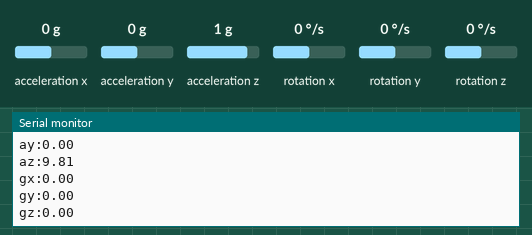
Recording of a sketch running on a simulated Arduino Uno, built with avr-gcc and run on an emulated ATmega328P. Shown: the last lines printed to the serial monitor. The test bench sets the inputs (shaded band); at power-on: acceleration x 0 g, acceleration y 0 g, acceleration z 1 g, rotation x 0 °/s, rotation y 0 °/s, rotation z 0 °/s.

Above: at 1.2 s.
1.3 s: acceleration x set to -1.4 g
At 1.32 s:
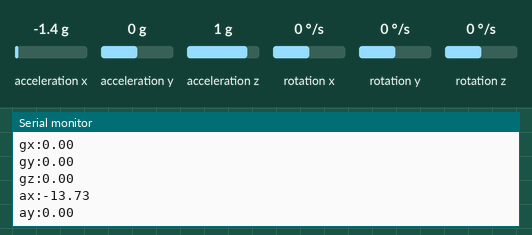
2.8 s: acceleration y set to -1.4 g
At 2.82 s:
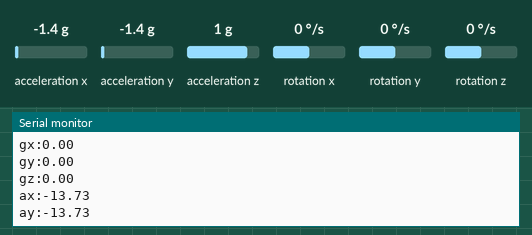
4.3 s: acceleration z set to -1.4 g
5.8 s: rotation x set to -192 °/s
At 5.93 s:
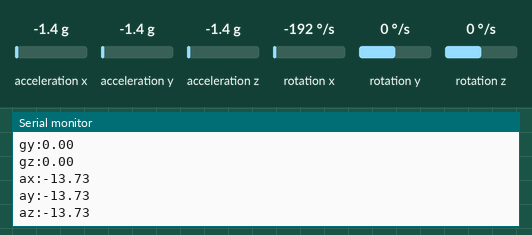

The sketch:

SensorMPU6050.ino
```cpp
#include <Wire.h>
#include <MPU6050.h>

MPU6050 mpu;

double accelX = 0, accelY =0, accelZ;
double gyroX = 0, gyroY =0, gyroZ;

unsigned long lastTime = 0, sampleTime = 100;

void setup() {
  Serial.begin(9600);

  while(!mpu.begin(MPU6050_SCALE_2000DPS, MPU6050_RANGE_2G))
  {
    delay(500);
  }
}

void loop() {

  if(millis()-lastTime>=sampleTime)
  {
    lastTime = millis();

    Vector normAccel = mpu.readNormalizeAccel();
    Vector normGyro = mpu.readNormalizeGyro();
    accelX = normAccel.XAxis;
    accelY = normAccel.YAxis;
    accelZ = normAccel.ZAxis;
    gyroX = normGyro.XAxis;
    gyroY = normGyro.YAxis;
    gyroZ = normGyro.ZAxis;

    Serial.println("ax:"+String(accelX));
    Serial.println("ay:"+String(accelY));
    Serial.println("az:"+String(accelZ));
    Serial.println("gx:"+String(gyroX));
    Serial.println("gy:"+String(gyroY));
    Serial.println("gz:"+String(gyroZ));

  }
}
```

Measured:
- after the input at 1.3 s, the serial monitor: prints a new line at once (image 1)
- after the input at 2.8 s, the serial monitor: prints a new line at once (image 2)
- after the input at 5.8 s, the serial monitor: prints a new line at once (image 3)
